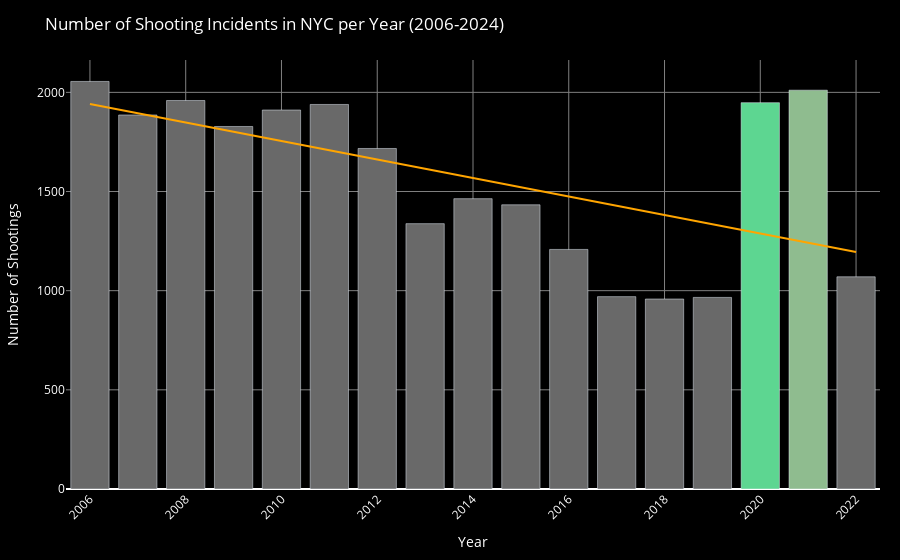

This figure's notebook cell:
### Code cell
# Group data by year and count incidents
incidents_per_year = cleaned_data.groupby('YEAR').size().reset_index(name='Incidents')
incidents_per_year['color'] =incidents_per_year['YEAR'].map(year_to_color_2020_2021)

# Calculate the trend line
x = incidents_per_year['YEAR']  # Years
y = incidents_per_year['Incidents']  # Incident counts
coefficients = np.polyfit(x, y, 1)
trend_line = np.poly1d(coefficients)

# Create a DataFrame for the trend line
trend_df = pd.DataFrame({
    'YEAR': x,
    'Trend': trend_line(x)
})


# Plotting with Plotly Express
fig = px.bar(incidents_per_year, x='YEAR', y='Incidents', text='Incidents',
             labels={'YEAR': 'Year', 'Incidents': 'Number of Shootings'},
             title='Number of Shooting Incidents in NYC per Year (2006-2024)',
             color_discrete_sequence=['skyblue'])
fig.update_traces(texttemplate='%{text}', textposition='outside', textfont=dict(size=10))
fig.add_scatter(x=trend_df['YEAR'], y=trend_df['Trend'], mode='lines',
                name='Trend Line', line=dict(color=emphasis_color))


# Calculate the trend line
x = incidents_per_year['YEAR']  # Years
y = incidents_per_year['Incidents']  # Incident counts
coefficients = np.polyfit(x, y, 1)
trend_line = np.poly1d(coefficients)

# Create a DataFrame for the trend line
trend_df = pd.DataFrame({
    'YEAR': x,
    'Trend': trend_line(x)
})

# Create the bar chart
fig = go.Figure()

# Add bars
for idx, row in incidents_per_year.iterrows():
    fig.add_trace(go.Bar(x=[row['YEAR']], y=[row['Incidents']], 
                         marker_color=row['color'], name=str(row['YEAR'])))

# Add trend line
fig.add_trace(go.Scatter(x=trend_df['YEAR'], y=trend_df['Trend'], mode='lines',
                         name='Trend Line', line=dict(color=emphasis_color)))

# Enhance the plot
fig.update_layout(
    title='Number of Shooting Incidents in NYC per Year (2006-2024)',
    title_font_color='white',  # Set title color to white for visibility
    xaxis=dict(
        title='Year',
        tickangle=-45,
        # title_font_color='white',  # Set x-axis title color to white
        # tickfont_color='white',  # Set x-axis tick labels to white
        gridcolor='gray',  # Set grid color for better visibility against black
    ),
    yaxis=dict(
        title='Number of Shootings',
        title_font_color='white',  # Set y-axis title color to white
        tickfont_color='white',  # Set y-axis tick labels to white
        gridcolor='gray',  # Set grid color for better visibility against black
    ),
    plot_bgcolor='black',  # Set the plotting area background to black
    paper_bgcolor='black',  # Set the entire chart background to black
    showlegend=False,
    margin=dict(l=30, r=20, t=60, b=20),
    font=dict(
        color='white'  # Ensure all default text (like legend, annotations) is white
    )
)


fig.show()
pio.write_html(fig, file='shootings_by_year.html', auto_open=False)

### Figure 1 — Plotly figure (JSON) as saved in the notebook; plotly's stock layout.template omitted (floating-point values rounded to 4 significant figures)
{"data": [{"marker": {"color": "rgb(105,105,105)"}, "name": "2006", "type": "bar", "x": [2006], "y": [2055]}, {"marker": {"color": "rgb(105,105,105)"}, "name": "2007", "type": "bar", "x": [2007], "y": [1886]}, {"marker": {"color": "rgb(105,105,105)"}, "name": "2008", "type": "bar", "x": [2008], "y": [1959]}, {"marker": {"color": "rgb(105,105,105)"}, "name": "2009", "type": "bar", "x": [2009], "y": [1828]}, {"marker": {"color": "rgb(105,105,105)"}, "name": "2010", "type": "bar", "x": [2010], "y": [1911]}, {"marker": {"color": "rgb(105,105,105)"}, "name": "2011", "type": "bar", "x": [2011], "y": [1939]}, {"marker": {"color": "rgb(105,105,105)"}, "name": "2012", "type": "bar", "x": [2012], "y": [1717]}, {"marker": {"color": "rgb(105,105,105)"}, "name": "2013", "type": "bar", "x": [2013], "y": [1338]}, {"marker": {"color": "rgb(105,105,105)"}, "name": "2014", "type": "bar", "x": [2014], "y": [1464]}, {"marker": {"color": "rgb(105,105,105)"}, "name": "2015", "type": "bar", "x": [2015], "y": [1433]}, {"marker": {"color": "rgb(105,105,105)"}, "name": "2016", "type": "bar", "x": [2016], "y": [1208]}, {"marker": {"color": "rgb(105,105,105)"}, "name": "2017", "type": "bar", "x": [2017], "y": [970]}, {"marker": {"color": "rgb(105,105,105)"}, "name": "2018", "type": "bar", "x": [2018], "y": [958]}, {"marker": {"color": "rgb(105,105,105)"}, "name": "2019", "type": "bar", "x": [2019], "y": [966]}, {"marker": {"color": "rgb(93,214,145)"}, "name": "2020", "type": "bar", "x": [2020], "y": [1948]}, {"marker": {"color": "rgb(143,188,143)"}, "name": "2021", "type": "bar", "x": [2021], "y": [2011]}, {"marker": {"color": "rgb(105,105,105)"}, "name": "2022", "type": "bar", "x": [2022], "y": [1070]}, {"line": {"color": "rgb(255,165,0)"}, "mode": "lines", "name": "Trend Line", "type": "scatter", "x": [2006, 2007, 2008, 2009, 2010, 2011, 2012, 2013, 2014, 2015, 2016, 2017, 2018, 2019, 2020, 2021, 2022], "y": [1941.0, 1895.0, 1848.0, 1801.0, 1755.0, 1708.0, 1662.0, 1615.0, 1568.0, 1522.0, 1475.0, 1428.0, 1382.0, 1335.0, 1289.0, 1242.0, 1195.0]}], "layout": {"font": {"color": "white"}, "margin": {"b": 20, "l": 30, "r": 20, "t": 60}, "paper_bgcolor": "black", "plot_bgcolor": "black", "showlegend": false, "title": {"font": {"color": "white"}, "text": "Number of Shooting Incidents in NYC per Year (2006-2024)"}, "xaxis": {"gridcolor": "gray", "tickangle": -45, "title": {"text": "Year"}}, "yaxis": {"gridcolor": "gray", "tickfont": {"color": "white"}, "title": {"font": {"color": "white"}, "text": "Number of Shootings"}}}}
